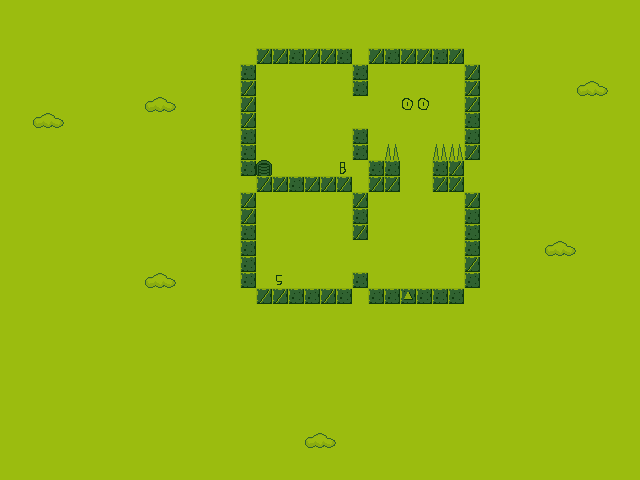

A 2D game scene composited from a Tiled map and its tileset images. What follows is a short description and the map's XML, with every tile layer's data as written:
An orthogonal 40x30 tile map with 16x16 px tiles, 1 tile layer (Tile Layer 1).

<map version="1.0" orientation="orthogonal" renderorder="right-down" width="40" height="30" tilewidth="16" tileheight="16" nextobjectid="1">
 <tileset firstgid="1" name="tiles" tilewidth="16" tileheight="16">
  <image source="tiles.png" width="128" height="160" />
 </tileset>
 <layer name="Tile Layer 1" width="40" height="30">
  <data encoding="csv">
19,19,19,19,19,19,19,19,19,19,19,19,19,19,19,19,19,19,19,19,19,19,19,19,19,19,19,19,19,19,19,19,19,19,19,19,19,19,19,19,
19,19,19,19,19,19,19,19,19,19,19,19,19,19,19,19,19,19,19,19,19,19,19,19,19,19,19,19,19,19,19,19,19,19,19,19,19,19,19,19,
19,19,19,19,19,19,19,19,19,19,19,19,19,19,19,19,19,19,19,19,19,19,19,19,19,19,19,19,19,19,19,19,19,19,19,19,19,19,19,19,
19,19,19,19,19,19,19,19,19,19,19,19,19,19,19,19,14,14,22,14,14,22,19,14,22,14,14,22,14,19,19,19,19,19,19,19,19,19,19,19,
19,19,19,19,19,19,19,19,19,19,19,19,19,19,19,22,19,19,19,19,19,19,22,19,19,19,19,19,19,14,19,19,19,19,19,19,19,19,19,19,
19,19,19,19,19,19,19,19,19,19,19,19,19,19,19,14,19,19,19,19,19,19,22,19,19,19,19,19,19,14,19,19,19,19,19,19,52,53,19,19,
19,19,19,19,19,19,19,19,19,52,53,19,19,19,19,14,19,19,19,19,19,19,19,19,19,67,67,19,19,14,19,19,19,19,19,19,19,19,19,19,
19,19,52,53,19,19,19,19,19,19,19,19,19,19,19,14,19,19,19,19,19,19,19,19,19,19,19,19,19,22,19,19,19,19,19,19,19,19,19,19,
19,19,19,19,19,19,19,19,19,19,19,19,19,19,19,22,19,19,19,19,19,19,22,19,19,19,19,19,19,22,19,19,19,19,19,19,19,19,19,19,
19,19,19,19,19,19,19,19,19,19,19,19,19,19,19,22,19,19,19,19,19,19,22,19,46,19,19,46,46,14,19,19,19,19,19,19,19,19,19,19,
19,19,19,19,19,19,19,19,19,19,19,19,19,19,19,22,48,19,19,19,19,63,19,22,22,19,19,22,14,19,19,19,19,19,19,19,19,19,19,19,
19,19,19,19,19,19,19,19,19,19,19,19,19,19,19,19,14,14,22,14,14,14,19,14,14,19,19,14,14,19,19,19,19,19,19,19,19,19,19,19,
19,19,19,19,19,19,19,19,19,19,19,19,19,19,19,14,19,19,19,19,19,19,14,19,19,19,19,19,19,14,19,19,19,19,19,19,19,19,19,19,
19,19,19,19,19,19,19,19,19,19,19,19,19,19,19,14,19,19,19,19,19,19,22,19,19,19,19,19,19,22,19,19,19,19,19,19,19,19,19,19,
19,19,19,19,19,19,19,19,19,19,19,19,19,19,19,22,19,19,19,19,19,19,14,19,19,19,19,19,19,22,19,19,19,19,19,19,19,19,19,19,
19,19,19,19,19,19,19,19,19,19,19,19,19,19,19,22,19,19,19,19,19,19,19,19,19,19,19,19,19,22,19,19,19,19,52,53,19,19,19,19,
19,19,19,19,19,19,19,19,19,19,19,19,19,19,19,22,19,19,19,19,19,19,19,19,19,19,19,19,19,14,19,19,19,19,19,19,19,19,19,19,
19,19,19,19,19,19,19,19,19,52,53,19,19,19,19,22,19,61,19,19,19,19,22,19,19,19,19,19,19,22,19,19,19,19,19,19,19,19,19,19,
19,19,19,19,19,19,19,19,19,19,19,19,19,19,19,19,14,14,22,22,14,22,19,22,22,21,22,22,22,19,19,19,19,19,19,19,19,19,19,19,
19,19,19,19,19,19,19,19,19,19,19,19,19,19,19,19,19,19,19,19,19,19,19,19,19,19,19,19,19,19,19,19,19,19,19,19,19,19,19,19,
19,19,19,19,19,19,19,19,19,19,19,19,19,19,19,19,19,19,19,19,19,19,19,19,19,19,19,19,19,19,19,19,19,19,19,19,19,19,19,19,
19,19,19,19,19,19,19,19,19,19,19,19,19,19,19,19,19,19,19,19,19,19,19,19,19,19,19,19,19,19,19,19,19,19,19,19,19,19,19,19,
19,19,19,19,19,19,19,19,19,19,19,19,19,19,19,19,19,19,19,19,19,19,19,19,19,19,19,19,19,19,19,19,19,19,19,19,19,19,19,19,
19,19,19,19,19,19,19,19,19,19,19,19,19,19,19,19,19,19,19,19,19,19,19,19,19,19,19,19,19,19,19,19,19,19,19,19,19,19,19,19,
19,19,19,19,19,19,19,19,19,19,19,19,19,19,19,19,19,19,19,19,19,19,19,19,19,19,19,19,19,19,19,19,19,19,19,19,19,19,19,19,
19,19,19,19,19,19,19,19,19,19,19,19,19,19,19,19,19,19,19,19,19,19,19,19,19,19,19,19,19,19,19,19,19,19,19,19,19,19,19,19,
19,19,19,19,19,19,19,19,19,19,19,19,19,19,19,19,19,19,19,19,19,19,19,19,19,19,19,19,19,19,19,19,19,19,19,19,19,19,19,19,
19,19,19,19,19,19,19,19,19,19,19,19,19,19,19,19,19,19,19,52,53,19,19,19,19,19,19,19,19,19,19,19,19,19,19,19,19,19,19,19,
19,19,19,19,19,19,19,19,19,19,19,19,19,19,19,19,19,19,19,19,19,19,19,19,19,19,19,19,19,19,19,19,19,19,19,19,19,19,19,19,
19,19,19,19,19,19,19,19,19,19,19,19,19,19,19,19,19,19,19,19,19,19,19,19,19,19,19,19,19,19,19,19,19,19,19,19,19,19,19,19
</data>
 </layer>
</map>
